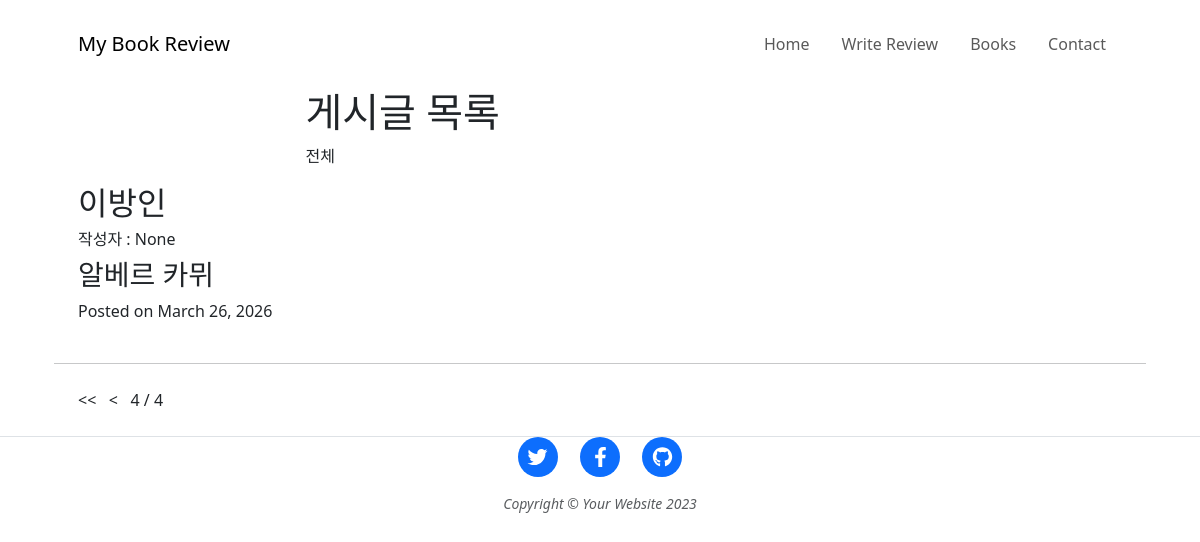
Screenshot of /comments/?page=4 with the database file from the repository.
### blog/models.py (models this page shows, shortened)
class Post(models.Model):
    title = models.CharField(verbose_name="제목", max_length=128)
    body = models.TextField(verbose_name="내용", default="")
    created_at = models.DateTimeField(verbose_name="작성일", auto_now_add=True)
    photo = models.ImageField(verbose_name="이미지",
							  blank=True, null=True, upload_to='blog_photo')
    author = models.ForeignKey(User, on_delete=models.CASCADE, null=True)

### comments/views.py (the view)
# urls.py: path('', views.comment_list, name='comment_list'),
def comment_list(request):
    posts = Post.objects.all().order_by('-created_at')
    my_paginator = Paginator(posts, 5)
    page_num = request.GET.get('page')
    posts = my_paginator.get_page(page_num)
    return render(request, "comment_list.html", {"posts" : posts})

### comments/templates/comment_list.html (shortened to what this page needs)
{% load static %}
<!DOCTYPE html>
<html lang="en">
  <head>
    <link href="https://cdn.jsdelivr.net/npm/bootstrap@5.3.3/dist/css/bootstrap.min.css" rel="stylesheet">
  </head>
  <body>
    <nav class="navbar navbar-expand-lg navbar-light" id="mainNav">
      <div class="container px-4 px-lg-5">
        <a class="navbar-brand" href="">My Book Review</a>
        <div class="collapse navbar-collapse" id="navbarResponsive">
          <ul class="navbar-nav ms-auto py-4 py-lg-0">
            <li class="nav-item">
              <a class="nav-link px-lg-3 py-3 py-lg-4" href="{%url 'home' %}"
                >Home</a
              >
            </li>
            <li class="nav-item">
              <a class="nav-link px-lg-3 py-3 py-lg-4" href="{% url 'form_create' %}"
                >Write Review</a
              >
            </li>
            <li class="nav-item">
              <a class="nav-link px-lg-3 py-3 py-lg-4" href="{% url 'book_list' %}">Books</a>
            </li>
            <li class="nav-item">
              <a class="nav-link px-lg-3 py-3 py-lg-4" href="contact.html"
                >Contact</a
              >
            </li>
          </ul>
        </div>
      </div>
    </nav>
    <header class="masthead">
      <div class="container position-relative px-4 px-lg-5">
        <div class="row gx-4 gx-lg-5 justify-content-center">
          <div class="col-md-10 col-lg-8 col-xl-7">
            <div class="post-heading">
              <h1>게시글 목록</h1>
              <p>전체</p>
            </div>
          </div>
        </div>
      </div>
    </header>
    <article class="mb-4">
      <div class="container px-4 px-lg-5">
        <div class="row gx-4 gx-lg-5 justify-content-center">
          {% for post in posts %}
            <div class="post-preview">
              <a href="{% url 'comment_detail' post.id %}" class="text-decoration-none text-dark">
                <h2 class="post-title">{{ post.title }}</h2>
                <h6 class="post-author">작성자 : {{ post.author }}</h6>
                <h3 class="post-subtitle">{{ post.body|truncatechars:100 }}</h3>
              </a>
              <p class="post-meta">
                Posted on {{ post.created_at|date:"F d, Y" }}
              </p>
            </div>
            <hr class="my-4" />
            {% endfor %}
            <div>
                {% if posts.has_previous %}
                <a href="?page=1" class="text-decoration-none text-dark"> &lt;&lt; &nbsp; </a>
                <a href="?page={{ posts.previous_page_number }}" class="text-decoration-none text-dark"> &lt; &nbsp; </a>
                {% endif %}
                <span> {{ posts.number }} </span>
                <span> / </span>
                <span> {{ posts.paginator.num_pages }} </span>
            </div>
        </div>
      </div>
    </article>
    <footer class="border-top">
      <div class="container px-4 px-lg-5">
        <div class="row gx-4 gx-lg-5 justify-content-center">
          <div class="col-md-10 col-lg-8 col-xl-7">
            <ul class="list-inline text-center">
              <li class="list-inline-item">
                <a href="#!">
                  <span class="fa-stack fa-lg">
                    <i class="fas fa-circle fa-stack-2x"></i>
                    <i class="fab fa-twitter fa-stack-1x fa-inverse"></i>
                  </span>
                </a>
              </li>
              <li class="list-inline-item">
                <a href="#!">
                  <span class="fa-stack fa-lg">
                    <i class="fas fa-circle fa-stack-2x"></i>
                    <i class="fab fa-facebook-f fa-stack-1x fa-inverse"></i>
                  </span>
                </a>
              </li>
              <li class="list-inline-item">
                <a href="#!">
                  <span class="fa-stack fa-lg">
                    <i class="fas fa-circle fa-stack-2x"></i>
                    <i class="fab fa-github fa-stack-1x fa-inverse"></i>
                  </span>
                </a>
              </li>
            </ul>
            <div class="small text-center text-muted fst-italic">
              Copyright &copy; Your Website 2023
            </div>
          </div>
        </div>
      </div>
    </footer>
  </body>
</html>

### rows the page displays
Post: title "이방인", author "None", body "알베르 카뮈", created_at "March 26, 2026"

### other values shown
{{ posts.number }} "4"
{{ posts.paginator.num_pages }} "4"
